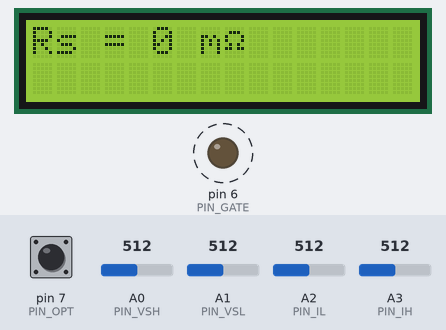
A sketch run on a simulated Arduino Uno, built with avr-gcc and run on an emulated ATmega328P. Parts: 16×2 character LCD, output pins drawn as LEDs (lit = HIGH). Dashed ring = blinking. Inputs (shaded band) come from the test bench; at power-on: pin 7 (PIN_OPT) HIGH, A0 (PIN_VSH) = 512, A1 (PIN_VSL) = 512, A2 (PIN_IL) = 512, A3 (PIN_IH) = 512. What the sketch prints to the serial monitor is not drawn.

Above: at 2.3 s.
2.4 s: pin 7 (PIN_OPT) pulled LOW for 3.2 s
At 3.9 s:
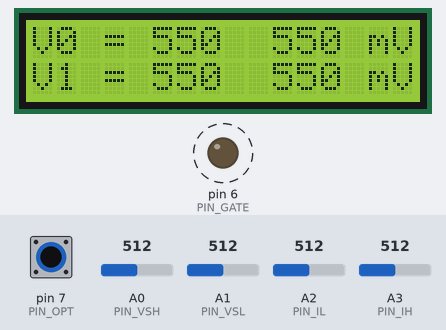
8.6 s: pin 7 (PIN_OPT) pulled LOW for 3.2 s
At 12.8 s:
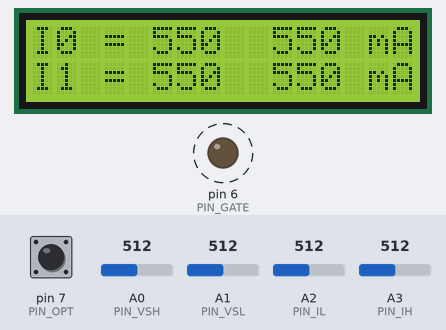
Timing chart, 0 to 20.6 s (numbered marks = the images above; inputs shaded):
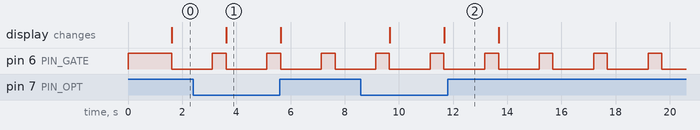

Measured:
- after the input at 2.4 s, the display: changes after 1.2 s (image 1)
- after the input at 8.6 s, the display: first changes after 1.1 s (image 2 shows a later state)
- by itself, pin 6 (PIN_GATE): alternates HIGH for 0.50 s and LOW for 1.5 s

The sketch:

esr_meter.ino
```cpp
/*

 Battery Series Resistance Meter v4
 by Francesco Meschia, January 2016

 */

#include <avr/sleep.h>
#include <avr/power.h>
#include <avr/wdt.h>
#include <LiquidCrystal.h>

// Digital output pin connected to the switching MOSFET gate
#define PIN_GATE 6
// Analog input pin connected to low side of voltage sense
#define PIN_VSL A1
// Analog input pin connected to high side of voltage sense
#define PIN_VSH A0
// Analog input pin connected to low side of current sense
#define PIN_IL A2
// Analog input pin connected to high side of current sense
#define PIN_IH A3
// Digital input pin connected to display option jumper
#define PIN_OPT 7
// Internal ADC reference voltage
#define ADC_REF_VALUE 1.1
// Sample size for averaging
#define AVG_SIZE 5
// Measurement duty cycle
#define DUTY_CYCLE 0.25
// Measurement period
#define PERIOD 2000
// Delay between switching and measurement
#define MEASUREMENT_DELAY_US 1000

int state = 0;
boolean sleep_entered = false;
float v0_l, v0_h, v1_l, v1_h;
float i0_l, i0_h, i1_l, i1_h;

LiquidCrystal lcd(12, 11, 5, 4, 3, 2);

void setup() {
  analogReference(INTERNAL);
  pinMode(PIN_VSL, INPUT);
  pinMode(PIN_VSH, INPUT);
  pinMode(PIN_IL, INPUT);
  pinMode(PIN_IH, INPUT);
  pinMode(PIN_OPT, INPUT_PULLUP);
  pinMode(PIN_GATE, OUTPUT);
  digitalWrite(PIN_GATE, HIGH);
  lcd.begin(16, 2);
  lcd.print("ESR Meter v0.4");
  Serial.begin(9600);
  Serial.println("ESR Meter v0.4 ready");
  delay(1000);
  for (int i=0; i<100; i++) {
    analogRead(PIN_VSL);
    analogRead(PIN_VSH);
    analogRead(PIN_IL);
    analogRead(PIN_IH);
  }
  //configure_wdt();
}

inline void configure_wdt() {
  cli();
  wdt_reset();
  MCUSR &= ~_BV(WDRF);
  WDTCSR |= (_BV(WDCE) | _BV(WDE));   // Enable the WD Change Bit
  WDTCSR =   _BV(WDIE) |              // Enable WDT Interrupt
  _BV(WDP2) | _BV(WDP1) | _BV(WDP0);   // Set Timeout to ~1 seconds
  sei();
}

ISR(WDT_vect)
{
  /* Check if we are in sleep mode or it is a genuine WDR. */
  if(sleep_entered == false)
  {
    /* The app has locked up, force a WDR. */
    wdt_enable(WDTO_15MS);
    while(1);
  }
  else
  {
    wdt_reset();
    /* Service the timer if necessary. */
    sleep_entered = false;
    sleep_disable();

    /* Inline function so OK to call from here. */
    configure_wdt();
  }
}

void loop() {
  // when loop() is entered, MOSFET gate is high and load is on
  // wait until duty cycle is expired
  delay(PERIOD * DUTY_CYCLE);
  // measure current and voltages at the sense resistor and high-pass voltage sense lines
  // (duty cycle needs to be set so that voltages at the output of the high-pass sense lines
  // have reached zero at this time, as ADC can't mesure negative voltages)
  v0_h = 0.0;
  v0_l = 0.0;
  i0_l = 0.0;
  i0_h = 0.0;
  for (int i=0; i<AVG_SIZE; i++) {
    v0_l += analogRead(PIN_VSL);
    v0_h += analogRead(PIN_VSH);
    i0_l += analogRead(PIN_IL);
    i0_h += analogRead(PIN_IH);
  }
  v0_h /= AVG_SIZE;
  v0_h *= 1000.0 * ADC_REF_VALUE / 1024.0;
  v0_l /= AVG_SIZE;
  v0_l *= 1000.0 * ADC_REF_VALUE / 1024.0;
  i0_l /= AVG_SIZE;
  i0_l *= ADC_REF_VALUE / 1024.0;
  i0_h /= AVG_SIZE;
  i0_h *= ADC_REF_VALUE / 1024.0;

  // set MOSFET gate to low (disconnect load)
  digitalWrite(PIN_GATE, LOW);
  /*
  lcd.clear();
   lcd.setCursor(0,0);
   lcd.print("LOW");
   */
  // delay just enough to suppress ringing
  delayMicroseconds(MEASUREMENT_DELAY_US);

  // measure current and voltages at the sense resistor and high-pass voltage sense lines
  v1_l = 0.0;
  v1_h = 0.0;
  i1_l = 0.0;
  i1_h = 0.0;
  for (int i=0; i<AVG_SIZE; i++) {
    v1_l += analogRead(PIN_VSL);
    v1_h += analogRead(PIN_VSH);
    i1_l += analogRead(PIN_IL);
    i1_h += analogRead(PIN_IH);
  }
  v1_h /= AVG_SIZE;
  v1_h *= 1000.0 * ADC_REF_VALUE / 1024.0;
  v1_l /= AVG_SIZE;
  v1_l *= 1000.0 * ADC_REF_VALUE / 1024.0;
  i1_l /= AVG_SIZE;
  i1_l *= ADC_REF_VALUE / 1024.0;
  i1_h /= AVG_SIZE;
  i1_h *= ADC_REF_VALUE / 1024.0;

  /*
  lcd.clear();
   lcd.setCursor(0,0);
   lcd.print("HIGH");
   */

  // compute resistance using the dV/dI method. Use absolute values to cope with
  // the possibility of reverse polarity in the sense line connections
  int res = fabs((v1_h - v1_l) - (v0_h - v0_l)) / fabs((i1_h - i1_l) - (i0_h - i0_l));

  // The display option pin is used to show raw measurements (when shorted to ground)
  if (digitalRead(PIN_OPT) == LOW) {
    if (state == 0) {
      lcd.clear();
      lcd.setCursor(0,0);
      lcd.print("V0 = ");
      lcd.print(v0_l,0);
      lcd.setCursor(10,0);
      lcd.print(v0_h,0);
      lcd.setCursor(14,0);
      lcd.print("mV");
      lcd.setCursor(0,1);
      lcd.print("V1 = ");
      lcd.print(v1_l,0);
      lcd.setCursor(10,1);
      lcd.print(v1_h,0);
      lcd.setCursor(14,1);
      lcd.print("mV");
    }
    else if (state == 1) {
      lcd.clear();
      lcd.setCursor(0,0);
      lcd.print("I0 = ");
      lcd.print(1000*i0_l,0);
      lcd.setCursor(10,0);
      lcd.print(1000*i0_h,0);
      lcd.setCursor(14,0);
      lcd.print("mA");
      lcd.setCursor(0,1);
      lcd.print("I1 = ");
      lcd.print(1000*i1_l,0);
      lcd.setCursor(10,1);
      lcd.print(1000*i1_h,0);
      lcd.setCursor(14,1);
      lcd.print("mA");
    }
    else if (state == 2) {
      if (i0_h > 0.01) {
        lcd.clear();
        lcd.setCursor(0,0);
        lcd.print("Rs = ");
        lcd.print(res);
        lcd.print(" m\364");
      }
    }
    state++;
    state %= (i0_h > 0.01 ? 3 : 2);
    //flip = !flip;
  }
  else {
    state = 0;
    lcd.clear();
    lcd.setCursor(0,0);
    if (i0_h > 0.01) {
      lcd.print("Rs = ");
      lcd.print(res);
      lcd.print(" m\364");
    }
    else {
      lcd.print("Connect Battery");
    }
  }
  delay(PERIOD * (1-DUTY_CYCLE));

  /*
  set_sleep_mode(SLEEP_MODE_PWR_iDOWN);
   sleep_enable();
   sleep_entered = true;
   sleep_mode();
   sleep_disable();
   power_all_enable();
   */

  digitalWrite(PIN_GATE, HIGH);
}
```
